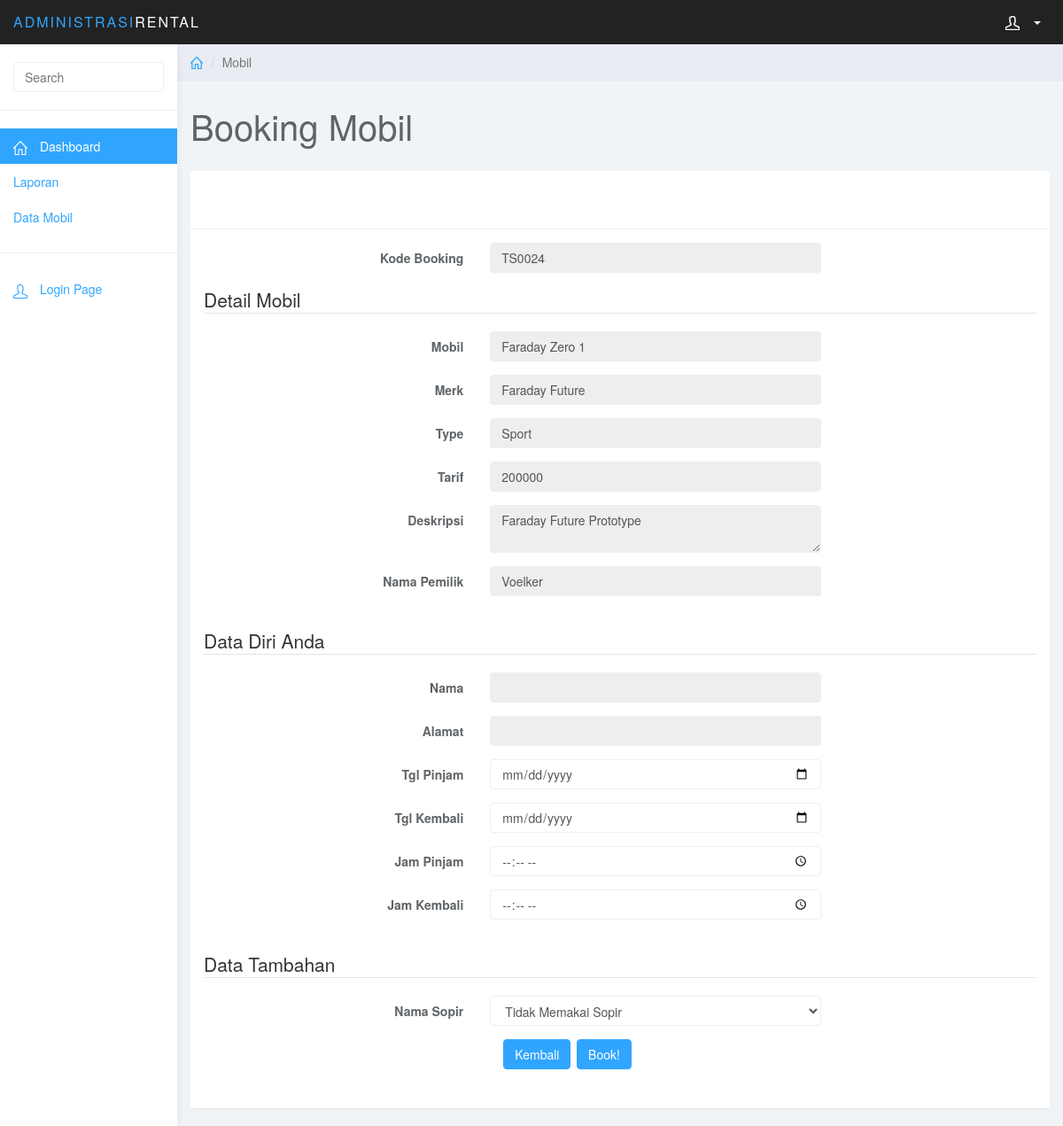
The app's page /booking.php?id=AE4321B (signed in) with its own data.
### tables this page shows
CREATE TABLE IF NOT EXISTS `kendaraan` (
  `NoPlat` varchar(20) NOT NULL,
  `Nama Mobil` varchar(30) NOT NULL,
  `Tahun` varchar(4) NOT NULL,
  `TarifPerJam` int(11) NOT NULL,
  `StatusRental` varchar(1) NOT NULL,
  `IDType` int(5) NOT NULL,
  `KodeMerk` int(5) NOT NULL,
  `KodePemilik` varchar(20) NOT NULL,
  `Deskripsi` varchar(50) NOT NULL
);

CREATE TABLE IF NOT EXISTS `merk` (
  `KodeMerk` int(5) NOT NULL,
  `NmMerk` varchar(20) NOT NULL,
  `Keterangan` text NOT NULL
);

CREATE TABLE IF NOT EXISTS `type` (
  `IDType` int(5) NOT NULL,
  `NmType` varchar(20) NOT NULL,
  `Keterangan` text NOT NULL
);

CREATE TABLE IF NOT EXISTS `pemilik` (
  `KodePemilik` varchar(20) NOT NULL,
  `NmPemilik` varchar(20) NOT NULL,
  `AlamatPemilik` varchar(50) NOT NULL,
  `TelpPemilik` varchar(20) NOT NULL,
  `username` varchar(20) NOT NULL,
  `pass` varchar(50) NOT NULL
);

### config/inc_core.php (called while the page is built, shortened)
<?php
function generateTransaksi(){
    $sql = "SELECT MAX(NoTransaksi) as maxid from transaksisewa where NoTransaksi LIKE 'TS%'";
    $query = mysql_query($sql);
    $slc = mysql_fetch_assoc($query);
    $maxid = $slc['maxid'];
    $id = (int) substr($maxid,2,4);
    $id++;
    $newid = "TS".sprintf("%04s", $id);
    if($newid)
        return $newid;
    else
        return false;
}

### booking.php (the view, shortened to what this page needs)
<?php
require_once('config/config.php');
    $query = mysql_query("Select * from kendaraan WHERE NoPlat = '$_GET[id]'");
    $data = mysql_fetch_array($query);
    $query = mysql_query("select * from merk WHERE KodeMerk='$data[KodeMerk]'");
    $datamerk = mysql_fetch_array($query);
    $query = mysql_query("select * from type WHERE IDType='$data[IDType]'");
    $datatype = mysql_fetch_array($query);
    $query = mysql_query("Select * from pemilik WHERE KodePemilik = '$data[KodePemilik]'");
    $dataext = mysql_fetch_array($query);
    $idTrs = generateTransaksi();
?>
<html>
<head>
    <link href="css/bootstrap.min.css" rel="stylesheet">
    <link href="css/datepicker3.css" rel="stylesheet">
    <link href="css/bootstrap-table.css" rel="stylesheet">
    <link href="css/styles.css" rel="stylesheet">
</head>
<body>
<nav class="navbar navbar-inverse navbar-fixed-top" role="navigation">
    <div class="container-fluid">
        <div class="navbar-header">
            <a class="navbar-brand" href="#"><span>Administrasi</span>Rental</a>
            <ul class="user-menu">
                <li class="dropdown pull-right">
                    <a href="#" class="dropdown-toggle" data-toggle="dropdown">
                        <svg class="glyph stroked male-user">
                            <use xlink:href="#stroked-male-user"></use>
                        </svg><?php echo $_SESSION['nama']; ?> <span class="caret"></span></a>
                </li>
            </ul>
        </div>
    </div>
</nav>
<div id="sidebar-collapse" class="col-sm-3 col-lg-2 sidebar">
    <form role="search">
        <div class="form-group">
            <input type="text" class="form-control" placeholder="Search">
        </div>
    </form>
    <ul class="nav menu">
        <li class="active">
            <a href="index.html">
                <svg class="glyph stroked home">
                    <use xlink:href="#stroked-home" />
                </svg>
                Dashboard</a>
        </li>
        <li><a href="charts.html">Laporan</a></li>
        <li><a href="tables.html">Data Mobil</a></li>
        <li role="presentation" class="divider"></li>
        <li>
            <a href="login.html">
                <svg class="glyph stroked male-user">
                    <use xmlns:xlink="http://www.w3.org/1999/xlink" xlink:href="#stroked-male-user"></use>
                </svg> Login Page</a>
        </li>
    </ul>
</div>
<div class="col-sm-9 col-sm-offset-3 col-lg-10 col-lg-offset-2 main">
    <div class="row">
        <ol class="breadcrumb">
            <li>
                <a href="#">
                    <svg class="glyph stroked home">
                        <use xlink:href="#stroked-home"></use>
                    </svg>
                </a>
            </li>
            <li class="active">Mobil</li>
        </ol>
    </div>
    <div class="row">
        <div class="col-lg-12">
            <h1 class="page-header">Booking Mobil</h1>
        </div>
    </div>
    <div class="row">
        <div class="col-lg-12">
            <div class="panel panel-default">
                <div class="panel-heading"></div>
                <div class="panel-body">
                    <form class="form-horizontal" action="" method="post">
                        <div class="form-group">
                            <label class="col-md-4 control-label" for="Mobil">Kode Booking</label>
                            <div class="col-md-5">
                                <input id="kdbook" name="kdbook" type="text" class="form-control input-md" required="" readonly value="<?php echo $idTrs;?>">
                            </div>
                        </div>
                        <fieldset>
                            <legend>Detail Mobil</legend>
                            <div class="form-group">
                                <label class="col-md-4 control-label" for="Mobil">Mobil</label>
                                <div class="col-md-5">
                                    <input id="mobil" name="mobil" type="text" placeholder="Nama Mobil" class="form-control input-md" required="" readonly value="<?php echo $data['Nama Mobil']?>">
                                </div>
                            </div>
                            <div class="form-group">
                                <label class="col-md-4 control-label" for="Merk">Merk</label>
                                <div class="col-md-5">
                                    <input id="merk" name="merk" type="text" placeholder="Merk Mobil" class="form-control input-md" required="" readonly value="<?php echo $datamerk['NmMerk']?>">
                                </div>
                            </div>
                            <div class="form-group">
                                <label class="col-md-4 control-label" for="Type">Type</label>
                                <div class="col-md-5">
                                    <input id="type" name="type" type="text" placeholder="Type Mobil" class="form-control input-md" required="" readonly value="<?php echo $datatype['NmType']?>">
                                </div>
                            </div>
                            <div class="form-group">
                                <label class="col-md-4 control-label" for="Mobil">Tarif</label>
                                <div class="col-md-5">
                                    <input id="tarif" name="tarif" type="text" placeholder="Tarif" class="form-control input-md" required="" readonly value="<?php echo $data['TarifPerJam']?>">
                                </div>
                            </div>
                            <div class="form-group">
                                <label class="col-md-4 control-label" for="Pemilik">Deskripsi</label>
                                <div class="col-md-5">
                                    <textarea id="deskripsi" name="deskripsi"  placeholder="Deskripsi Mobil" readonly class="form-control input-md" ><?php echo $data['Deskripsi']?></textarea>
                                </div>
                            </div>
                            <div class="form-group">
                                <label class="col-md-4 control-label" for="Pemilik">Nama Pemilik</label>
                                <div class="col-md-5">
                                    <input id="pemilik" name="pemilik" type="text" placeholder="Nama Pemilik" class="form-control input-md" value="<?php echo $dataext['NmPemilik']?>" readonly>
                                </div>
                            </div>
                            <br>
                            <legend>Data Diri Anda</legend>
                            <div class="form-group">
                                <label class="col-md-4 control-label" for="Nama">Nama</label>
                                <div class="col-md-5">
                                    <input id="nama" name="nama" type="text" class="form-control input-md" required="" readonly value="<?php echo $_SESSION['nama']?>">
                                </div>
                            </div>
                            <div class="form-group">
                                <label class="col-md-4 control-label" for="Alamat">Alamat</label>
                                <div class="col-md-5">
                                    <input id="alamat" name="alamat" type="text" class="form-control input-md" required="" readonly value="<?php echo $_SESSION['alamat']?>">
                                </div>
                            </div>
                            <div class="form-group">
                                <label class="col-md-4 control-label" for="TglPinjam">Tgl Pinjam</label>
                                <div class="col-md-5">
                                    <input id="tglpinjam" name="tglpinjam" type="date" class="form-control input-md" value="<?php echo $_SESSION['tglpinjam']?>" required>
                                </div>
                            </div>
                            <div class="form-group">
                                <label class="col-md-4 control-label" for="TglKembali">Tgl Kembali</label>
                                <div class="col-md-5">
                                    <input id="tglkembali" name="tglkembali" type="date" class="form-control input-md" required>
                                </div>
                            </div>
                            <div class="form-group">
                                <label class="col-md-4 control-label" for="Jampinjam">Jam Pinjam</label>
                                <div class="col-md-5">
                                    <input id="jampinjam" name="jampinjam"  type="time" placeholder="HH-MM-SS" class="form-control input-md" value="<?php echo $_SESSION['jampinjam']?>" required>
                                </div>
                            </div>
                            <div class="form-group">
                                <label class="col-md-4 control-label" for="Jamkembali">Jam Kembali</label>
                                <div class="col-md-5">
                                    <input id="jamkembali" name="jamkembali"  type="time" placeholder="HH-MM-SS" class="form-control input-md" value="<?php echo $_SESSION['jamkembali']?>" required>
                                </div>
                            </div>
                            <br>
                            <legend>Data Tambahan</legend>
                            <div class="form-group">
                                <label class="col-md-4 control-label" for="Sopir">Nama Sopir</label>
                                <div class="col-md-5">
                                    <select class="form-control input-md" name="sopir" onchange="if(this.options[this.selectedIndex].value=='customOption'){toggleField(this,this.nextSibling); this.selectedIndex='0';}">
                                        <?php
                                        $sql=mysql_query('select * from sopir') or trigger_error("Query Failed: " . mysql_error());;
                                        while($data=mysql_fetch_array($sql)) {
                                            $output = '';
                                            $output .= '<option value="' . $data['IDSopir'] . '">' . $data['NmSopir'] . '</option>';
                                            echo $output;
                                        }
                                        ?>
                                    </select>
                                </div>
                                </div>
                            <div class="form-group">
                                <label class="col-md-4 control-label" for="confirm"></label>
                                <div class="col-md-4">
                                    <button id="btn-submit" name="btn-submit" class="btn btn-primary">Book!</button>
                                    <div class="col-md-4">
                                        <a href="tampilmobiluser.php" id="btn-back" name="btn-back" class="btn btn-primary">Kembali</a>
                                    </div>
                            </div>
                        </fieldset>
                    </form>
                </div>
            </div>
        </div>
    </div>
</div>
</body>
</html>

### css/styles.css (style rules this page uses)
body { background: #f1f4f7; padding-top: 50px; color: #5f6468; }
a, a:hover, a:focus { color: #30a5ff; }
h1, h2, h3, h4, h5, h6 { color: #5f6468; }
h1 { font-weight: 300; font-size: 40px; }
.form-control { border: 1px solid #eee; box-shadow: none; }
.navbar-header .navbar-brand { color: #fff; font-size: 16px; text-transform: uppercase; font-weight: 500; letter-spacing: 2px; }
.navbar-header .navbar-brand span { color: #30a5ff; }
.btn-primary, .btn-primary:hover, .btn-primary:focus, .btn-primary:active, .btn-primary.active, .open > .dropdown-toggle.btn-primary, .btn-primary.disabled, .btn-primary[disabled], fieldset[disabled] .btn-primary, .btn-primary.disabled:hover, .btn-primary[disabled]:hover, fieldset[disabled] .btn-primary:hover, .btn-primary.disabled:focus, .btn-primary[disabled]:focus, fieldset[disabled] .btn-primary:focus, .btn-primary.disabled:active, .btn-primary[disabled]:active, fieldset[disabled] .btn-primary:active, .btn-primary.disabled.active, .btn-primary[disabled].active, fieldset[disabled] .btn-primary.active { background-color: #30a5ff; border-color: #30a5ff; }
.panel { border: 0; }
.panel-heading { font-size: 18px; font-weight: 300; letter-spacing: 0.025em; height: 66px; line-height: 45px; }
.panel-default .panel-heading { background: #fff; border-bottom: 1px solid #eee; color: #5f6468; }
.navbar { border: 0; }
.user-menu { display: inline-block; margin-top: 14px; margin-right: 10px; float: right; list-style: none; padding: 0; }
.user-menu a { color: #fff; }
.sidebar { display: block; background-color: #fff; padding: 0; display: none; }
.sidebar form { padding: 20px 15px 5px 15px; border-bottom: 1px solid #eee; margin-bottom: 20px; }
@media (min-width: 768px) { .sidebar { display: block; position: fixed; top: 50px; bottom: 0; left: 0; z-index: 1000; display: block; margin: 0; padding: 0; overflow-x: hidden; overflow-y: auto; background-color: #fff; box-shadow: 1px 0px 10px rgba(0, 0, 0, .05); } }
@media (min-width: 768px) { .navbar-header { width: 100%; } }
.sidebar ul.nav .active a, .sidebar ul.nav li.parent a.active, .sidebar ul.nav .active > a:hover, .sidebar ul.nav li.parent a.active:hover, .sidebar ul.nav .active > a:focus, .sidebar ul.nav li.parent a.active:focus { color: #fff; background-color: #30a5ff; }
.sidebar ul.nav li.divider { border-bottom: 1px solid #eee; margin: 20px 0; }
.breadcrumb { border-radius: 0; padding: 10px 15px; background: #e9ecf2; box-shadow: 0 1px 1px rgba(0, 0, 0, .05); margin: 0 ; }
h1.page-header { margin-top: 30px; border-bottom: 0; }
.sidebar .glyph, .user-menu .glyph { height: 16px; width: 16px; margin: 0 10px 0 0; stroke-width: 3px; }
.user-menu .glyph { stroke-width: 4px; }
.breadcrumb .glyph { height: 14px; width: 14px; margin: -2px 0 0 0; stroke-width: 4px; }

### records on screen
kendaraan: mobil "Faraday Zero 1", tarif "200000", deskripsi "Faraday Future Prototype"
merk: merk "Faraday Future"
type: type "Sport"
pemilik: pemilik "Voelker"

### other values on screen
form field sopir "Tidak Memakai Sopir"
